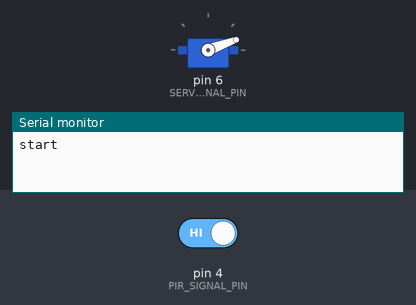
The sketch below on a simulated SparkFun Pro Micro, built with avr-gcc and run on an emulated ATmega32U4. On the bench: servo, the last lines printed to the serial monitor. Inputs (shaded band) come from the test bench; at power-on: pin 4 (PIR_SIGNAL_PIN) HIGH.

Above: at 1.2 s.
1.3 s: pin 4 (PIR_SIGNAL_PIN) driven LOW
At 1.7 s:
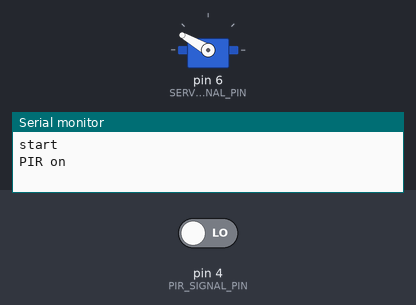
3.3 s: pin 4 (PIR_SIGNAL_PIN) driven HIGH
At 4.2 s:
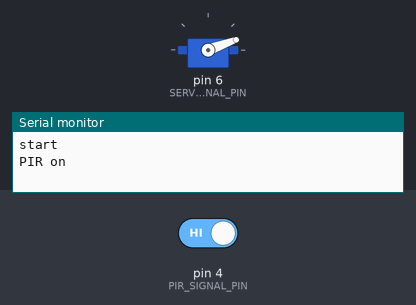
Timing chart, 0 to 6.3 s (numbered marks = the images above; inputs shaded):
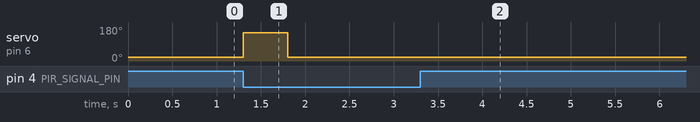

Measured:
- after the input at 1.3 s, servo on pin 6 (SERVO_SIGNAL_PIN): 20° → 150° at once, → 20° 0.50 s later
- after the input at 3.3 s, servo on pin 6 (SERVO_SIGNAL_PIN): stays 20° (without the input it goes to 150° after 2.6 s)

The sketch:

Firmware.ino
```cpp
#include "Global.h"

#define ServoFirstPosition	20
#define ServoSecondPosition	150

void setup()
{
	Serial.begin(9600);

	servo.attach(SERVO_SIGNAL_PIN);
	servo.write(ServoFirstPosition);

	Serial.println("start");
}

void loop()
{
	if(pir.read())
	{
		Serial.println("PIR on");
		servo.write(ServoSecondPosition);
		delay(500);
		servo.write(ServoFirstPosition);
		delay(4000); //4 second is the minimum time required for stabilize spakrFun PIR signal after servo movement
	}

	delay(100);
}
```

Global.cpp
```cpp
#include "Global.h"

PIR pir = PIR(PIR_SIGNAL_PIN);
Servo servo;
```

Global.h
```cpp
#ifndef GLOBAL_H
#define GLOBAL_H

#include "Pins.h"

#include "PIR.h"
#include "Servo.h"

extern PIR pir;
extern Servo servo;

#endif //GLOBAL_H
```

PIR.cpp
```cpp
#include "PIR.h"

PIR::PIR(int PIRPin)
{
	signalPin = PIRPin;
	pinMode(signalPin, INPUT_PULLUP);

}
bool PIR::read()
{
	return !digitalRead(signalPin);
}
```

PIR.h
```cpp
#ifndef PIR_H
#define PIR_H

#include "arduino.h"

class PIR
{
	public:
		PIR(int signalPin);
		bool read();
	private:
		int signalPin;
};
#endif //PIR_H
```

Pins.h
```cpp
/*
PIN OUT header file

Produced automatically by Circuito Ltd

MicroController - Arduino pro micro 5V/16MHz
Peripherals:
	inputs:
		PIR
	outputs:
		Servo
*/

#ifndef PINS_H
#define PINS_H

/*PIR*/
#define PIR_SIGNAL_PIN		 	4

/*Servo*/
#define SERVO_SIGNAL_PIN 		6


#endif //__PINS_H
```
